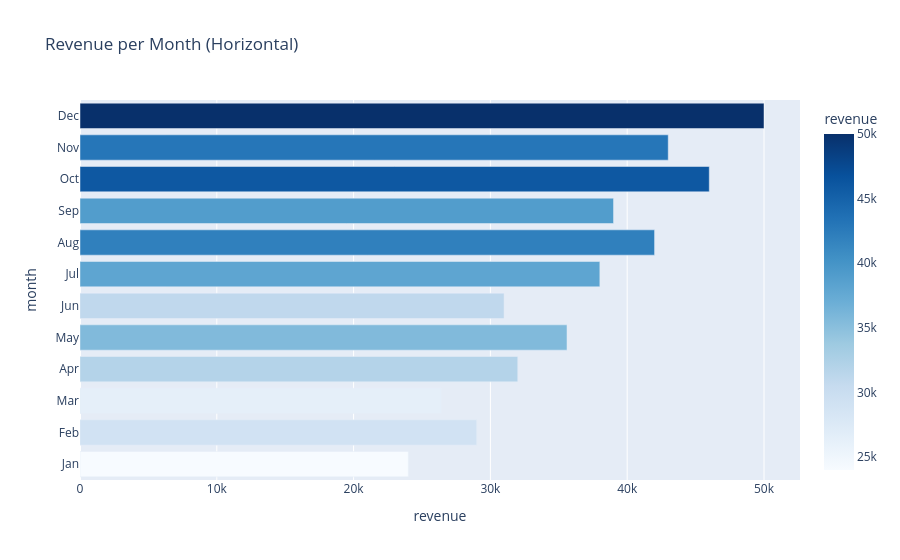

Notebook code for this chart:
### Code cell
# Horizontal bar chart — just swap x and y, then set orientation='h'
# Horizontal bars are better when category names are long

fig = px.bar(
    df,
    x='revenue',
    y='month',
    orientation='h',         # 'h' = horizontal, 'v' = vertical (default)
    title='Revenue per Month (Horizontal)',
    color='revenue',         # color intensity changes with value
    color_continuous_scale='Blues'
)

fig.show()

### Figure 1 — Plotly figure (JSON) as saved in the notebook; plotly's stock layout.template omitted (floating-point values rounded to 4 significant figures)
{"data": [{"hovertemplate": "revenue=%{marker.color}<br>month=%{y}<extra></extra>", "legendgroup": "", "marker": {"color": [24000, 29000, 26400, 32000, 35600, 31000, 38000, 42000, 39000, 46000, 43000, 50000], "coloraxis": "coloraxis", "pattern": {"shape": ""}}, "name": "", "orientation": "h", "showlegend": false, "textposition": "auto", "type": "bar", "x": [24000, 29000, 26400, 32000, 35600, 31000, 38000, 42000, 39000, 46000, 43000, 50000], "xaxis": "x", "y": ["Jan", "Feb", "Mar", "Apr", "May", "Jun", "Jul", "Aug", "Sep", "Oct", "Nov", "Dec"], "yaxis": "y"}], "layout": {"barmode": "relative", "coloraxis": {"colorbar": {"title": {"text": "revenue"}}, "colorscale": [[0, "rgb(247,251,255)"], [0.125, "rgb(222,235,247)"], [0.25, "rgb(198,219,239)"], [0.375, "rgb(158,202,225)"], [0.5, "rgb(107,174,214)"], [0.625, "rgb(66,146,198)"], [0.75, "rgb(33,113,181)"], [0.875, "rgb(8,81,156)"], [1, "rgb(8,48,107)"]]}, "legend": {"tracegroupgap": 0}, "title": {"text": "Revenue per Month (Horizontal)"}, "xaxis": {"anchor": "y", "domain": [0, 1], "title": {"text": "revenue"}}, "yaxis": {"anchor": "x", "domain": [0, 1], "title": {"text": "month"}}}}
